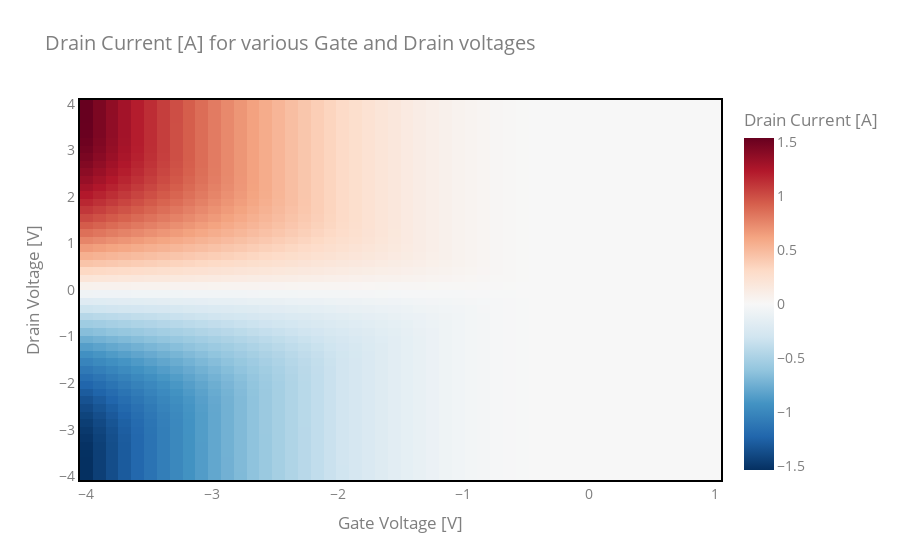

The notebook cell this image was saved under:
### Code cell
df2 = df[['Drain Voltage [V]',
          'Gate Voltage [V]',
          'Drain Current [A]'
         ]].astype(float)

plotting = df2.pivot_table(index = 'Drain Voltage [V]',
                           columns = 'Gate Voltage [V]',
                           values = 'Drain Current [A]'
                          )

fig = go.Figure(go.Heatmap(z=plotting.values,
                           x=plotting.columns,
                           y=plotting.index,
                           colorscale='rdbu',
                           reversescale=True,
                           colorbar={"title": "Drain Current [A]"},
                          )
               )
fig.update_layout(
    title="Drain Current [A] for various Gate and Drain voltages",
    xaxis=dict(title="Gate Voltage [V]",showline=True, linewidth=2, linecolor='black', mirror=True),
    yaxis=dict(title="Drain Voltage [V]", showline=True, linewidth=2, linecolor='black', mirror=True),
    font=dict(
        size=14,
        color="#7f7f7f"
    )
)

fig.write_html('Currents_Heatmap.html')
fig.show()

### Figure 1 — Plotly figure (JSON) as saved in the notebook; plotly's stock layout.template omitted (floating-point values rounded to 4 significant figures; data arrays with more than 128 entries replaced by an {"elided": "..."} marker saying what was removed)
{"data": [{"colorbar": {"title": {"text": "Drain Current [A]"}}, "colorscale": [[0, "rgb(103,0,31)"], [0.1, "rgb(178,24,43)"], [0.2, "rgb(214,96,77)"], [0.3, "rgb(244,165,130)"], [0.4, "rgb(253,219,199)"], [0.5, "rgb(247,247,247)"], [0.6, "rgb(209,229,240)"], [0.7, "rgb(146,197,222)"], [0.8, "rgb(67,147,195)"], [0.9, "rgb(33,102,172)"], [1, "rgb(5,48,97)"]], "reversescale": true, "type": "heatmap", "x": [-4, -3.898, -3.796, -3.694, -3.592, -3.49, -3.388, -3.286, -3.184, -3.082, -2.98, -2.878, -2.776, -2.673, -2.571, -2.469, -2.367, -2.265, -2.163, -2.061, -1.959, -1.857, -1.755, -1.653, -1.551, -1.449, -1.347, -1.245, -1.143, -1.041, -0.9388, -0.8367, -0.7347, -0.6327, -0.5306, -0.4286, -0.3265, -0.2245, -0.1224, -0.02041, 0.08163, 0.1837, 0.2857, 0.3878, 0.4898, 0.5918, 0.6939, 0.7959, 0.898, 1], "y": [-4, -3.837, -3.673, -3.51, -3.347, -3.184, -3.02, -2.857, -2.694, -2.531, -2.367, -2.204, -2.041, -1.878, -1.714, -1.551, -1.388, -1.224, -1.061, -0.898, -0.7347, -0.5714, -0.4082, -0.2449, -0.08163, 0.08163, 0.2449, 0.4082, 0.5714, 0.7347, 0.898, 1.061, 1.224, 1.388, 1.551, 1.714, 1.878, 2.041, 2.204, 2.367, 2.531, 2.694, 2.857, 3.02, 3.184, 3.347, 3.51, 3.673, 3.837, 4], "z": {"elided": "50x50 float values"}}], "layout": {"font": {"color": "#7f7f7f", "size": 14}, "title": {"text": "Drain Current [A] for various Gate and Drain voltages"}, "xaxis": {"linecolor": "black", "linewidth": 2, "mirror": true, "showline": true, "title": {"text": "Gate Voltage [V]"}}, "yaxis": {"linecolor": "black", "linewidth": 2, "mirror": true, "showline": true, "title": {"text": "Drain Voltage [V]"}}}}
